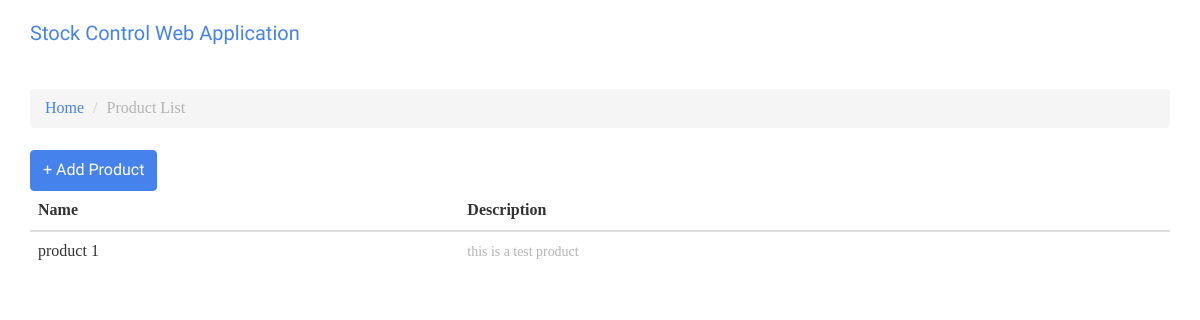
/list, run on an earlier commit of the app's database.
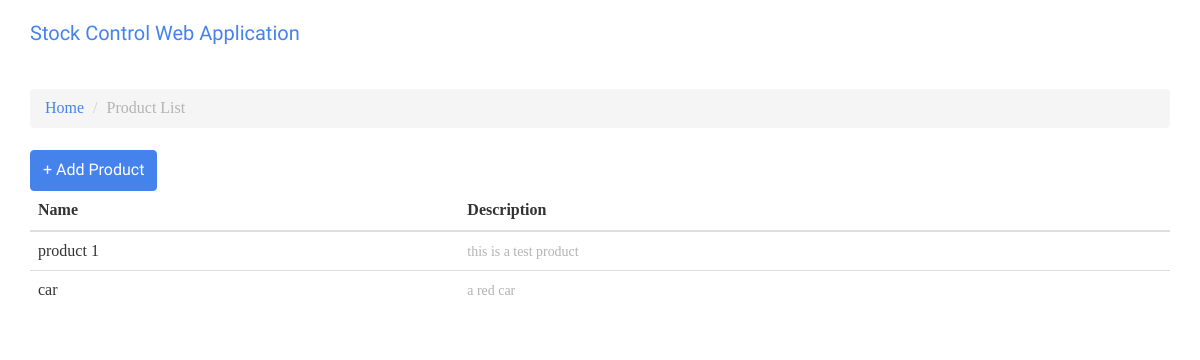
And on a later commit of the database.
### stockcontrol/models.py (models this page shows, shortened)
class Product(models.Model):
    name = models.CharField(max_length=30, unique=True)
    description = models.CharField(max_length=100)
    SKU = models.CharField(max_length=10)

### stockcontrol/views.py (the view)
# urls.py: url(r'^list', views.product_list, name='product_list'),
def product_list(request):
    products = Product.objects.all()
    return render(request, 'product_list.html', {'products': products})

### templates/product_list.html
{% extends 'base.html' %}
{% block breadcrumb %}
  <li class="breadcrumb-item"><a href="{% url 'home' %}">Home</a></li>
  <li class="breadcrumb-item active">Product List</li>
{% endblock %}
{% block content %}
  <div class="mb-4">
    <a href="{% url 'new_product' %}" class="btn btn-primary">+ Add Product</a>
  </div>
  <table class="table">
    <thead class="thead-inverse">
      <tr>
        <th>Name</th>
        <th>Description</th>
      </tr>
    </thead>
    <tbody>
      {% for product in products %}
        <tr>
          <td>
            {{ product.name }}
          </td>
          <td>
              <small class="text-muted d-block">{{ product.description }}</small>
          </td>
        </tr>
      {% endfor %}
    </tbody>
  </table>
{% endblock %}

### templates/base.html (shortened to what this page needs)
{% load static %}<!DOCTYPE html>
<html>
  <head>
    <link rel="stylesheet" href="{% static 'css/bootstrap.min.css' %}">
  </head>
  <body>
    <nav class="navbar navbar-expand-lg navbar-dark bg-dark">
      <div class="container">
        <a class="navbar-brand" href="{% url 'home' %}">Stock Control Web Application</a>
      </div>
    </nav>
    <div class="container">
      <ol class="breadcrumb my-4">
        {% block breadcrumb %}
        {% endblock %}
      </ol>
      {% block content %}
      {% endblock %}
    </div>
  </body>
</html>

What changed in the data, as far as the page shows it:
added Product: name "car", description "a red car"
